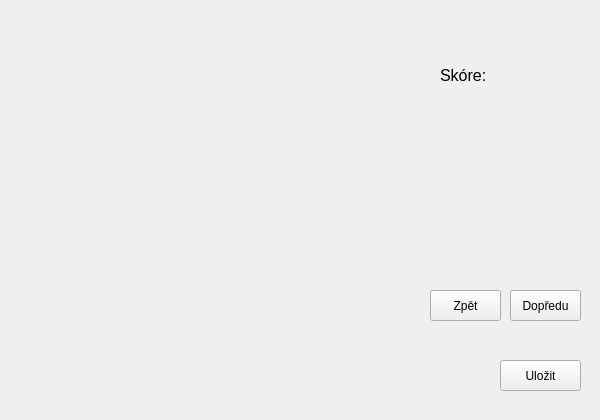
<?xml version="1.0" encoding="UTF-8"?>
<ui version="4.0">
 <class>gameUI</class>
 <widget class="QMainWindow" name="gameUI">
  <property name="geometry">
   <rect>
    <x>0</x>
    <y>0</y>
    <width>600</width>
    <height>420</height>
   </rect>
  </property>
  <property name="sizePolicy">
   <sizepolicy hsizetype="Fixed" vsizetype="Fixed">
    <horstretch>0</horstretch>
    <verstretch>0</verstretch>
   </sizepolicy>
  </property>
  <property name="minimumSize">
   <size>
    <width>600</width>
    <height>420</height>
   </size>
  </property>
  <property name="maximumSize">
   <size>
    <width>600</width>
    <height>420</height>
   </size>
  </property>
  <property name="windowTitle">
   <string>Reversi (Othello)</string>
  </property>
  <property name="windowIcon">
   <iconset resource="reversi.qrc">
    <normaloff>:/reversi.ico</normaloff>:/reversi.ico</iconset>
  </property>
  <property name="autoFillBackground">
   <bool>true</bool>
  </property>
  <widget class="QWidget" name="centralwidget">
   <widget class="QPushButton" name="saveBtn">
    <property name="geometry">
     <rect>
      <x>500</x>
      <y>360</y>
      <width>81</width>
      <height>31</height>
     </rect>
    </property>
    <property name="toolTip">
     <string>Uloží hru (S)</string>
    </property>
    <property name="text">
     <string>Uložit</string>
    </property>
    <property name="shortcut">
     <string>S</string>
    </property>
   </widget>
   <widget class="QLabel" name="label_2">
    <property name="geometry">
     <rect>
      <x>440</x>
      <y>60</y>
      <width>51</width>
      <height>31</height>
     </rect>
    </property>
    <property name="text">
     <string>&lt;html&gt;&lt;head/&gt;&lt;body&gt;&lt;p&gt;&lt;span style=&quot; font-size:12pt;&quot;&gt;Skóre:&lt;/span&gt;&lt;/p&gt;&lt;/body&gt;&lt;/html&gt;</string>
    </property>
   </widget>
   <widget class="QPushButton" name="backBtn">
    <property name="geometry">
     <rect>
      <x>430</x>
      <y>290</y>
      <width>71</width>
      <height>31</height>
     </rect>
    </property>
    <property name="toolTip">
     <string>Vrátí se o tah zpět (B)</string>
    </property>
    <property name="text">
     <string>Zpět</string>
    </property>
    <property name="shortcut">
     <string>B</string>
    </property>
   </widget>
   <widget class="QPushButton" name="nextBtn">
    <property name="geometry">
     <rect>
      <x>510</x>
      <y>290</y>
      <width>71</width>
      <height>31</height>
     </rect>
    </property>
    <property name="toolTip">
     <string>Přesune se o tah dopředu (N)</string>
    </property>
    <property name="text">
     <string>Dopředu</string>
    </property>
    <property name="shortcut">
     <string>N</string>
    </property>
   </widget>
  </widget>
 </widget>
 <resources>
  <include location="reversi.qrc"/>
 </resources>
 <connections/>
</ui>
